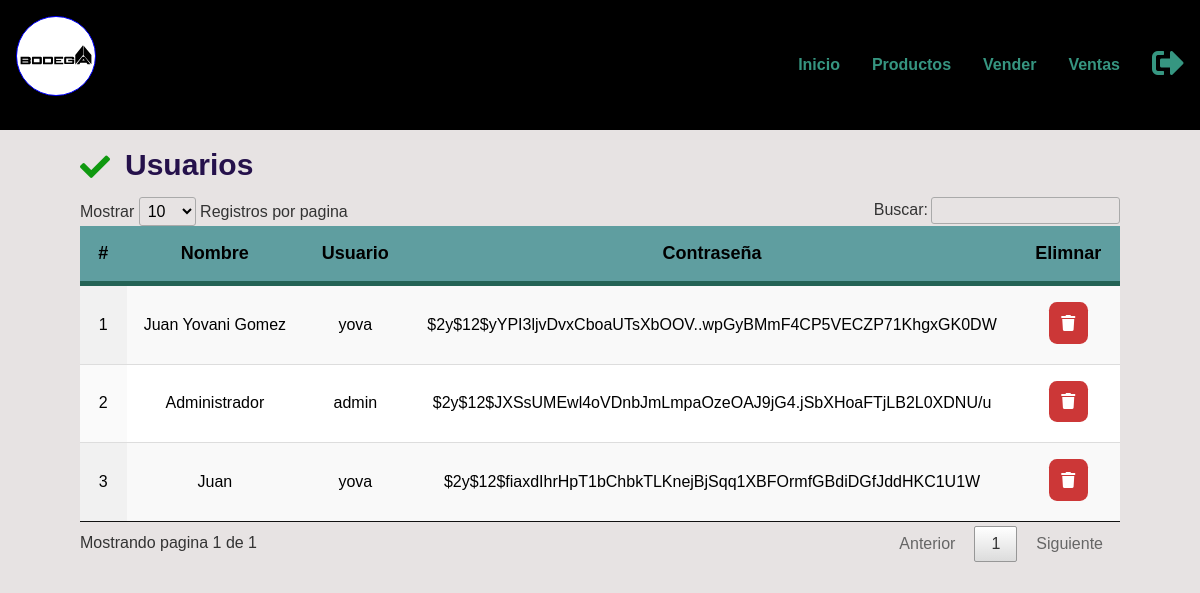
Screenshot of /lista_usuarios.php (signed in) with the database file from the repository.
### tables this page shows
CREATE TABLE IF NOT EXISTS `users` (
  `id` int(11) NOT NULL AUTO_INCREMENT,
  `Nombre` varchar(30) NOT NULL,
  `Usuario` varchar(30) NOT NULL,
  `pass` varchar(250) NOT NULL,
  PRIMARY KEY (`id`)
);

### lista_usuarios.php (the view, shortened to what this page needs)
<?php
include_once "base_de_datos.php";
$where="";
$registros = $base->query("SELECT * FROM users $where;")->fetchAll(PDO::FETCH_OBJ);
?>
<!DOCTYPE html>
<html lang="es">
<head>
</head>
<body>
   <link rel="stylesheet" href="Iconos/css/all.min.css">
 <link rel="stylesheet" href="css/datatables.min.css">
  <link rel="stylesheet" href="css/reset.css">
  <link rel="stylesheet" href="css/style copy.css?t=1">
  <link rel="stylesheet" href="css/grid.css">
  <link rel="stylesheet" href="css/layout.css?t=1">
  <link rel="stylesheet" href="css/nav.css?t=1">
  <link rel="stylesheet" href="css/style.css">
  <link rel="stylesheet" href="https://cdnjs.cloudflare.com/ajax/libs/font-awesome/5.15.3/css/all.min.css">
</head>
<body>
  <header class="container-fluid header">
    <div class="container f0">
      <div class="item ph12 md4  inli-block  vertical-middle">
      <a href="index.php">
        <h1 class="logo round">Usuarios</h1>
      </a>1>
      </div>
      <nav class="item ph12 md8  inli-block  vertical-middle center md-right p0 menu" id="menu" role="navigation">
        <ul>
          <li class="nobullet vertical-middle"><a class="item" href="index.php">Inicio</a></li>
          <li class="nobullet vertical-middle"><a class="item" href="listar_productos.php">Productos</a></li>
          <li class="nobullet vertical-middle"><a class="item" href="vender_producto.php">Vender</a></li>
          <li class="nobullet vertical-middle"><a class="item" href="ventas.php">Ventas</a></li>
          <li class="nobullet  vertical-middle "><a class="item " href="destruir_session.php"><i title="Salir"
                class="fas fa-sign-out-alt   f2"></i></a>
          </li>
        </ul>
      </nav>
    </div>
  </header>
  <section class="sec1">
    <div class="max-width">
      <div class="titulo">
      <i class="fas fa-check"></i> <h1>Usuarios</h1>
      </div>
    </div>
    <div class="tabla">
      <table class="display" id="myTable">
        <thead >
          <tr>
            <th HEIGHT="35px" >#</th>
            <th>Nombre</th>
            <th>Usuario</th>
            <th>Contraseña</th>
            <th>Elimnar</th>
          </tr>
        </thead>
        <tbody>
        <?php foreach($registros as $cliente){ ?>
          <tr>
            <td><?php echo $cliente->id ?></td>
            <td><?php echo $cliente->Nombre ?></td>
            <td><?php echo $cliente->Usuario ?></td>
            <td><?php echo $cliente->pass ?></td>
          <td><a href="<?php echo "Acciones/eliminar_cliente.php?id=" . $cliente->Id ?>" class='btn_del' ><i class="eliminar fa fa-trash"></i></a></td>
          </tr>
          <?php } ?>
        </tbody>
      </table>
    </div>
  </section>
</body>
</html>

### css/style copy.css (style rules this page uses)
.sec1 { width: 100%; height: 100vh; padding: 8rem 0; background-color: rgb(231, 227, 227); }
.sec1 .max-width { max-width: 1300px; margin: 0 auto; padding: 0 80px; display: flex; flex-direction: row; flex-flow: row nowrap; justify-content: space-between; align-items: center; }
.sec1 .max-width h1 { font-family: "Archivo Black", sans-serif; display: inline-block; font-size: 30px; font-weight: 700; color: rgb(37, 17, 75); }
.sec1 .max-width .titulo i { font-size: 30px; color: rgb(16, 153, 16); }
.f0 { font-size: 0; }
.tabla { max-width: 1300px; margin: 0 auto; padding: 0 80px; border-collapse: collapse; }
.tabla table { width: 100%; border-collapse: collapse; }
.tabla table thead th { background-color: cadetblue; font-size: 18px; }
.tabla table thead { border-bottom: solid 5px #246355; color: #000; }
.tabla table tbody td { text-align: center; padding: 16px; }
.tabla table tbody tr td .eliminar { padding: 0.8rem; color: #fff; border-radius: 20%; background-color: rgb(204, 55, 55); cursor: pointer; }

### css/grid.css (style rules this page uses)
.container, .container-fluid { display: block; width: 100%; margin:auto; }
.container { max-width: 1200px; }
.item { display: block; padding: 16px; padding: 1rem; }
.ph12 { width: 100%; }
@media (min-width: 48em) { .md8 { width: 66.666666666666666666666666666667%; } }
@media (min-width: 48em) { .md4 { width: 33.333333333333333333333333333333%; } }

### css/layout.css (style rules this page uses)
.inli-block { display: inline-block; }
.vertical-middle { vertical-align: middle; }
.center { text-align: center; }
.f0 { font-size: 0; }
.f2 { font-size: 32px; font-size: 2rem; }
.p0 { padding: 0; }
.round { border-radius: 100%; }
.nobullet { margin-left: 0; list-style-type: none; }
@media (min-width: 48em) { .md-right { text-align: right; } }

### css/nav.css (style rules this page uses)
nav[role="navigation"] { -webkit-transition: all 0.3s ease-out; -moz-transition: all 0.3s ease-out; -ms-transition: all 0.3s ease-out; -o-transition: all 0.3s ease-out; transition: all 0.3s ease-out; }
.js nav[role="navigation"] { overflow: hidden; max-height: 0; }
nav[role="navigation"] ul { border-top: thin solid #808080; }
nav[role="navigation"] li { border-bottom: thin solid #808080; }
@media screen and (min-width: 48em) { .js nav[role="navigation"] { max-height: none; } }
@media screen and (min-width: 48em) { nav[role="navigation"] ul { border: 0; } }
@media screen and (min-width: 48em) { nav[role="navigation"] li { display: inline-block; border: 0; } }

### css/style.css (style rules this page uses)
.header { position: fixed; width: 100%; z-index: 999; background-color: #000; }
.logo { width: 5rem; height: 5rem; border: 1px solid blue; text-indent: 9999px; background: transparent url("../images/bodega.svg") no-repeat left; cursor: pointer; background-size: contain; }
.menu { font-weight: 700; }
.titulo { font-size: 13vw; font-family: Georgia, "Times New Roman", Times, serif, sans-serif; }
@media screen and (min-width: 20em) { .titulo { font-size: 12vw; } }
@media screen and (min-width: 48em) { .titulo { font-size: 5vw; } }
@media screen and (min-width: 64em) { .titulo { font-size: 5vw; } }

### rows the page displays
users: id "1", Nombre "Juan Yovani Gomez", Usuario "yova", pass "$2y$12$yYPI3ljvDvxCboaUTsXbOOV..wpGyBMmF4CP5VECZP71KhgxGK0DW"
users: id "2", Nombre "Administrador", Usuario "admin", pass "$2y$12$JXSsUMEwl4oVDnbJmLmpaOzeOAJ9jG4.jSbXHoaFTjLB2L0XDNU/u"
users: id "3", Nombre "Juan", Usuario "yova", pass "$2y$12$fiaxdIhrHpT1bChbkTLKnejBjSqq1XBFOrmfGBdiDGfJddHKC1U1W"
